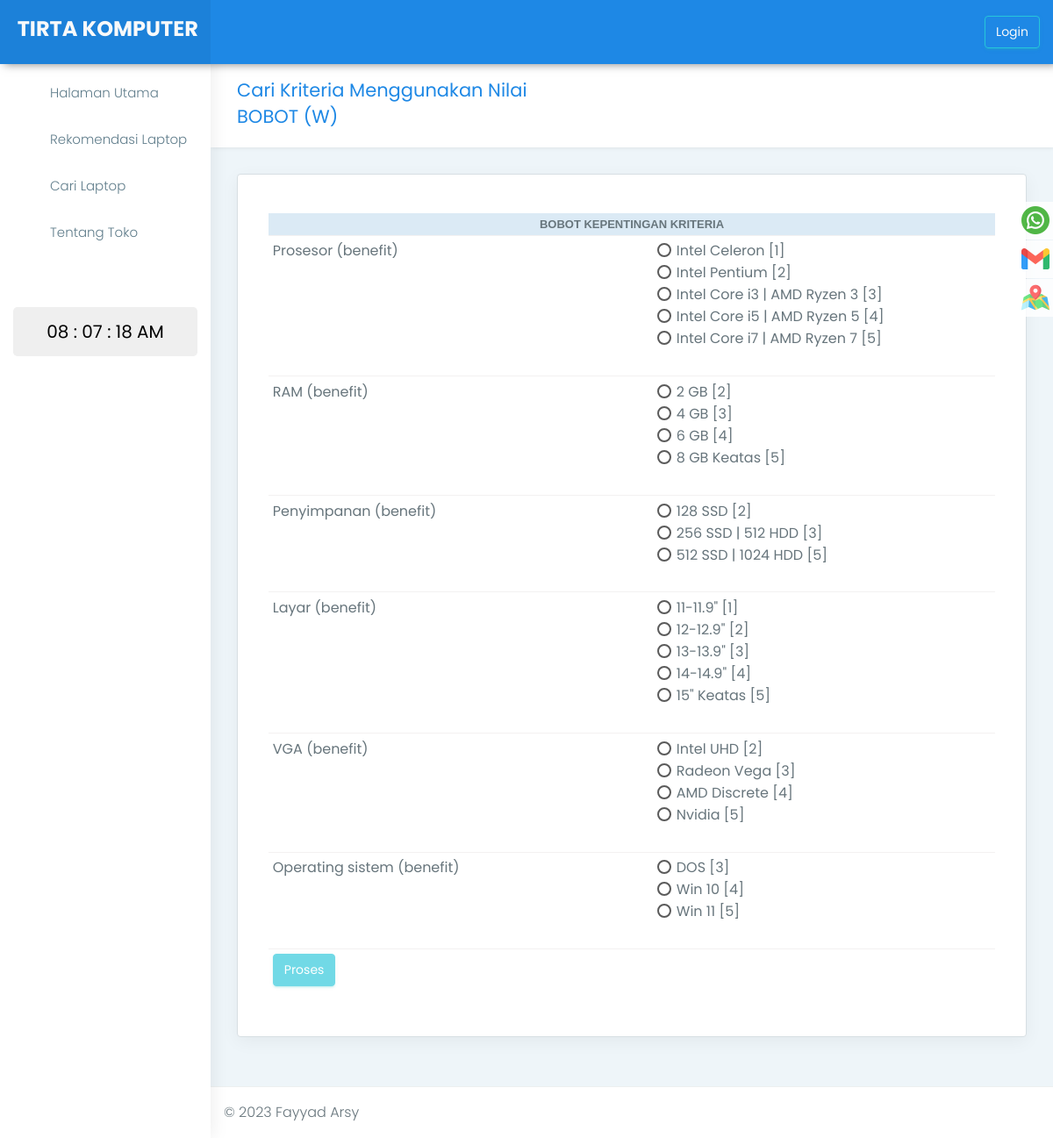
Page /test.php on the committed database.
### tables this page shows
CREATE TABLE `kriteria` (
  `id_kriteria` int(11) NOT NULL,
  `atribut` varchar(50) NOT NULL,
  `bobot_nilai` varchar(50) NOT NULL,
  `nama_kriteria` varchar(50) NOT NULL
);

CREATE TABLE `t_kriteria` (
  `id_tkriteria` int(11) NOT NULL,
  `id_kriteria` int(11) NOT NULL,
  `keterangan` varchar(100) NOT NULL,
  `nkriteria` varchar(15) NOT NULL
);

### test.php (the view, shortened to what this page needs)
<?php
  include "headerumum.php";
  include "sidebar.php";
  include("connect.php");
?>
    <div class="page-wrapper">
    <div class="container-fluid">
        <div class="row page-titles">
            <div class="col-md-5 col-8 align-self-center">
                <h3 class="text-themecolor m-b-0 m-t-0">Cari Kriteria Menggunakan Nilai BOBOT (W)</h3>
            </div>
        </div>
        <div class="row">
            <div class="col-12">
                <div class="card">
                    <div class="card-block">
                        <div class="container">
                            <div class="row">
                                <div class="col-lg-12">
                                <?php
if (!isset($_POST['button']))
{
?>
<form name="form1" data-toggle="validator" role="form" method="post" action=""><br>
    <div class="row">
    <div class="col-sm-12">
  <table class="table table-sm">
  <thead>
  <tr>
  <th id="ignore" bgcolor="#DBEAF5" width="400" colspan="2"><div align="center"><strong><font size="2" face="Arial, Helvetica, sans-serif"><font size="2">BOBOT KEPENTINGAN KRITERIA</font> </font></strong></div></th></tr></thead>
  <tbody>
  <?php
            $q = mysqli_query($koneksi, "select * from kriteria ORDER BY id_kriteria");
            while ($r = mysqli_fetch_array($q))
            {
            ?>
            <tr>
              <td width="200">
                <?php echo $r['nama_kriteria']; ?> (<?php echo $r['atribut']; ?>)
              </td>
                <td width="200">
                    <div class="form-group">
                              <?php
                                     $i="a";           $querykriteria = mysqli_query($koneksi, "SELECT * FROM kriteria,t_kriteria WHERE kriteria.id_kriteria = t_kriteria.id_kriteria AND t_kriteria.id_kriteria='$r[id_kriteria]'");
                                                while ($datakriteria = mysqli_fetch_array($querykriteria))
                                                {
                                                  ?>
                                                  <div class="radio">
<label class="form-check-label" for="idradio<?php echo $i; ?><?php echo $datakriteria['id_kriteria']; ?>"><?php echo $datakriteria['keterangan']; ?> [<?php echo $datakriteria['nkriteria']; ?>]</label>
                                                  </div>
                                                  <?php
                                                  $i++;
                                                }
                              ?>
                    </div>
                </td>
            </tr>
            <?php } ?>
    <tr>
      <td colspan="2"><input class="btn btn-success" type="submit" name="button" value="Proses"></td>
    </tr>
    </tbody>
  </table>
</div>
    </div>
</form>
<?php
}
?>
                                </div>
                            </div>
                        </div>
                    </div>
                </div>
            </div>
        </div>
    </div>
</div>
        <?php
include 'footer.php' ?>

### css/colors/blue.css (style rules this page uses)
.text-themecolor { color: #1e88e5 !important; }

### rows in the picture
kriteria: nama_kriteria "Prosesor", atribut "benefit"
t_kriteria: keterangan "Intel Celeron", nkriteria "1"
t_kriteria: keterangan "Intel Pentium", nkriteria "2"
t_kriteria: keterangan "Intel Core i3 | AMD Ryzen 3", nkriteria "3"
t_kriteria: keterangan "Intel Core i5 | AMD Ryzen 5", nkriteria "4"
t_kriteria: keterangan "Intel Core i7 | AMD Ryzen 7", nkriteria "5"
kriteria: nama_kriteria "RAM", atribut "benefit"
t_kriteria: keterangan "2 GB", nkriteria "2"
t_kriteria: keterangan "4 GB", nkriteria "3"
t_kriteria: keterangan "6 GB", nkriteria "4"
t_kriteria: keterangan "8 GB Keatas", nkriteria "5"
kriteria: nama_kriteria "Penyimpanan", atribut "benefit"
t_kriteria: keterangan "128 SSD", nkriteria "2"
t_kriteria: keterangan "256 SSD | 512 HDD", nkriteria "3"
t_kriteria: keterangan "512 SSD | 1024 HDD", nkriteria "5"
kriteria: nama_kriteria "Layar", atribut "benefit"
t_kriteria: keterangan "11-11.9\"", nkriteria "1"
t_kriteria: keterangan "12-12.9\"", nkriteria "2"
t_kriteria: keterangan "13-13.9\"", nkriteria "3"
t_kriteria: keterangan "14-14.9\"", nkriteria "4"
t_kriteria: keterangan "15\" Keatas", nkriteria "5"
kriteria: nama_kriteria "VGA", atribut "benefit"
t_kriteria: keterangan "Intel UHD", nkriteria "2"
t_kriteria: keterangan "Radeon Vega", nkriteria "3"
t_kriteria: keterangan "AMD Discrete", nkriteria "4"
t_kriteria: keterangan "Nvidia", nkriteria "5"
kriteria: nama_kriteria "Operating sistem", atribut "benefit"
t_kriteria: keterangan "DOS", nkriteria "3"
t_kriteria: keterangan "Win 10", nkriteria "4"
t_kriteria: keterangan "Win 11", nkriteria "5"
